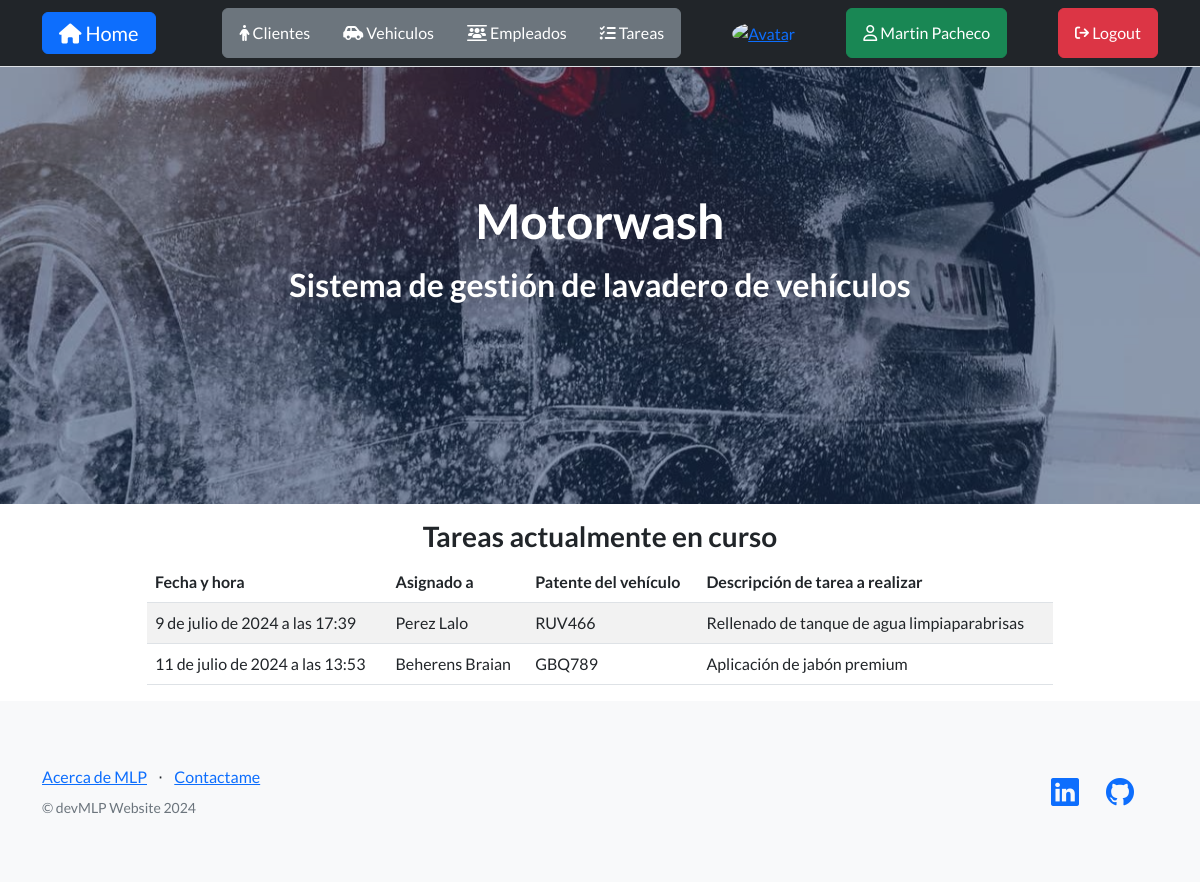
Screenshot of / (signed in) with the database file from the repository.
### myapp/models.py (models this page shows, shortened)
class Task(models.Model):
    created = models.DateTimeField(default=timezone.now)
    asigned_to = models.ForeignKey(
        Employee, to_field="DNI", null=True, on_delete=models.SET_NULL
    )  # Por número de DNI
    vehicle = models.ForeignKey(
        Vehicle, to_field="plate_ID", on_delete=models.SET_NULL, null=True
    )  # Por patente
    description = models.CharField(max_length=80, default="")
    is_completed = models.BooleanField(default=False)

class Employee(models.Model):
    DNI = models.CharField(max_length=8, unique=True)
    last_name = models.CharField(max_length=80)
    name = models.CharField(max_length=80)
    tel = models.CharField(max_length=10)

class Vehicle(models.Model):
    AUTOMOVIL = "Automóvil"
    MOTO = "Moto"
    CAMIONETA = "Camioneta"
    SUV = "SUV"
    CAMION = "Camión"
    OTRO = "Otro"
    VEHICLE_TYPE_CHOICES = [
        (AUTOMOVIL, "Automovil"),
        (MOTO, "Moto"),
        (CAMIONETA, "Camioneta"),
        (SUV, "SUV"),
        (CAMION, "Camión"),
        (OTRO, "Otro"),
    ]
    plate_ID = models.CharField(max_length=7, unique=True)  # ABC123 / AB123CD
    vehicle_type = models.CharField(
        max_length=15, choices=VEHICLE_TYPE_CHOICES, default=AUTOMOVIL
    )
    brand = models.CharField(max_length=50)
    brand_model = models.CharField(max_length=50)
    owner_DNI = models.ForeignKey(
        Client,
        to_field="DNI",
        null=False,
        on_delete=models.CASCADE,
        related_name="vehicles",
    )
    class Meta:
        ordering = ["brand", "brand_model"]

### myapp/views.py (the view)
# urls.py: 2. Add a URL to urlpatterns:  path('', views.home, name='home')
def home(request):
    results = Task.objects.filter(is_completed=False)
    return render(request, "myapp/active_tasks.html", {"results": results})

### myapp/templates/myapp/active_tasks.html
{% extends 'myapp/index.html' %}
{% block content %}
  <div class="row gx-4 justify-content-center">
    <div class="col-lg-8">
      <h3 class="text-center mt-3">Tareas actualmente en curso</h3>
    </div>
  </div>
  <div class="row gx-4 justify-content-center">
    <div class="col-lg-10">
      {% if not results %}
        <h4 class="text-center">-ninguna tarea en curso-</h4>
      {% else %}
        <table class="table table-striped">
          <thead>
            <tr>
              <th>Fecha y hora</th>
              <th>Asignado a</th>
              <th>Patente del vehículo</th>
              <th>Descripción de tarea a realizar</th>
            </tr>
          </thead>
          <tbody>
            {% for task in results %}
              <tr>
                <td>{{ task.created }}</td>
                <td>{{ task.asigned_to.last_name }} {{ task.asigned_to.name }}</td>
                <td>{{ task.vehicle.plate_ID }}</td>
                <td>{{ task.description }}</td>
              </tr>
            {% endfor %}
          </tbody>
        </table>
      {% endif %}
    </div>
  </div>
{% endblock %}

### myapp/templates/myapp/index.html (shortened to what this page needs)
<!DOCTYPE html>
<html lang="es">
  <head>
    {% load static %}
    <link href="https://cdn.jsdelivr.net/npm/bootstrap-icons@1.5.0/font/bootstrap-icons.css" rel="stylesheet" type="text/css" />
    <link href="{% static 'css/styles.css' %}" rel="stylesheet" />
    <link rel="stylesheet" href="https://cdnjs.cloudflare.com/ajax/libs/font-awesome/6.4.0/css/all.min.css" />
  </head>
  <body>
    <nav class="navbar fixed-top bg-dark border-bottom border-body static-top">
      <div class="container align-items-center">
        <a class="navbar-brand btn btn-primary text-white" href="{% url 'home' %}"><i class="fa-solid fa-house"></i> Home</a>
        {% if user.is_authenticated %}
          <div class="btn-group" role="group" aria-label="">
            <a class="btn btn-secondary text-white" href="{% url 'clients' %}"><i class="fa-solid fa-person"></i> Clientes</a>
            <a class="btn btn-secondary text-white" href="{% url 'vehicles' %}"><i class="fa-solid fa-car-side"></i> Vehiculos</a>
            <a class="btn btn-secondary text-white" href="{% url 'employees' %}"><i class="fa-solid fa-users-between-lines"></i> Empleados</a>
            <a class="btn btn-secondary text-white" href="{% url 'tasks' %}"><i class="fa-solid fa-list-check"></i> Tareas</a>
          </div>
          <a href="{% url 'add-avatar' %}"><img class="rounded-circle" src="{{ request.session.avatar }}" height="40px" width="40px" alt="Avatar" /></a>
          <a class="btn btn-success text-white" href="{% url 'profile' %}"><i class="fa-regular fa-user"></i> {{ user.first_name }} {{ user.last_name }}</a>
          <form action="{% url 'logout' %}" method="post">
            <button class="btn btn-danger text-white" type="submit"><i class="fa-solid fa-arrow-right-from-bracket fa-sm" title="Logout"></i> Logout</button>
          </form>
        {% else %}
          <a class="navbar-brand btn btn-primary text-white" href="{% url 'login' %}"><i class="fa-solid fa-right-to-bracket"></i> Login</a>
          <a class="navbar-brand btn btn-success text-white" href="{% url 'register' %}"><i class="fa-solid fa-user-plus"></i> Registrarse</a>
        {% endif %}
      </div>
    </nav>
    <header class="masthead">
      <div class="container position-relative">
        <div class="row justify-content-center">
          <div class="col-xl-8">
            <div class="text-center text-white">
              {% block title %}
                <h1 class="mb-3">Motorwash</h1>
                <h2 class="text-center">Sistema de gestión de lavadero de vehículos</h2>
              {% endblock %}
            </div>
          </div>
        </div>
      </div>
    </header>
    <div class="container px-4">
      {% block content %}
      {% endblock %}
    </div>
    <footer class="footer bg-light">
      <div class="container">
        <div class="row">
          <div class="col-lg-6 h-100 text-center text-lg-start my-auto">
            <ul class="list-inline mb-2">
              <li class="list-inline-item">
                <a href="{% url 'about-me' %}">Acerca de MLP</a>
              </li>
              <li class="list-inline-item">⋅</li>
              <li class="list-inline-item">
                <a href="#!">Contactame</a>
              </li>
            </ul>
            <p class="text-muted small mb-4 mb-lg-0">&copy; devMLP Website 2024</p>
          </div>
          <div class="col-lg-6 h-100 text-center text-lg-end my-auto">
            <ul class="list-inline mb-0">
              <li class="list-inline-item me-4">
                <a href="https://www.linkedin.com/in/martinlpacheco" target="_blank"><i class="bi-linkedin fs-3"></i></a>
              </li>
              <li class="list-inline-item me-4">
                <a href="https://www.github.com/martinlpc" target="_blank"><i class="bi-github fs-3"></i></a>
              </li>
            </ul>
          </div>
        </div>
      </div>
    </footer>
  </body>
</html>

### rows the page displays
Task: created "9 de julio de 2024 a las 17:39", asigned_to.last_name "Perez", asigned_to.name "Lalo", vehicle.plate_ID "RUV466", description "Rellenado de tanque de agua limpiaparabrisas"
Task: created "11 de julio de 2024 a las 13:53", asigned_to.last_name "Beherens", asigned_to.name "Braian", vehicle.plate_ID "GBQ789", description "Aplicación de jabón premium"

### other values shown
{{ user.first_name }} "Martin"
{{ user.last_name }} "Pacheco"
